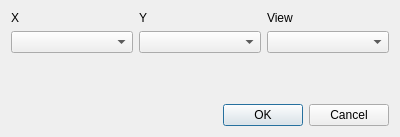
<?xml version="1.0" encoding="UTF-8"?>
<ui version="4.0">
 <class>scalePropertiesUI</class>
 <widget class="QDialog" name="scalePropertiesUI">
  <property name="geometry">
   <rect>
    <x>0</x>
    <y>0</y>
    <width>400</width>
    <height>137</height>
   </rect>
  </property>
  <property name="sizePolicy">
   <sizepolicy hsizetype="MinimumExpanding" vsizetype="MinimumExpanding">
    <horstretch>0</horstretch>
    <verstretch>0</verstretch>
   </sizepolicy>
  </property>
  <property name="windowTitle">
   <string>Scale Properties</string>
  </property>
  <property name="windowIcon">
   <iconset>
    <normaloff>:/res/ball.ico</normaloff>:/res/ball.ico</iconset>
  </property>
  <layout class="QGridLayout" name="gridLayout_2">
   <item row="0" column="0">
    <layout class="QGridLayout" name="gridLayout">
     <item row="0" column="0">
      <widget class="QLabel" name="label">
       <property name="text">
        <string>X</string>
       </property>
      </widget>
     </item>
     <item row="0" column="1">
      <widget class="QLabel" name="label_2">
       <property name="text">
        <string>Y</string>
       </property>
      </widget>
     </item>
     <item row="0" column="2">
      <widget class="QLabel" name="label_3">
       <property name="text">
        <string>View</string>
       </property>
      </widget>
     </item>
     <item row="1" column="0">
      <widget class="QComboBox" name="cbX"/>
     </item>
     <item row="1" column="1">
      <widget class="QComboBox" name="cbY"/>
     </item>
     <item row="1" column="2">
      <widget class="QComboBox" name="cbView"/>
     </item>
    </layout>
   </item>
   <item row="1" column="0">
    <spacer name="verticalSpacer">
     <property name="orientation">
      <enum>Qt::Vertical</enum>
     </property>
     <property name="sizeHint" stdset="0">
      <size>
       <width>20</width>
       <height>40</height>
      </size>
     </property>
    </spacer>
   </item>
   <item row="2" column="0">
    <widget class="QDialogButtonBox" name="buttonBox">
     <property name="orientation">
      <enum>Qt::Horizontal</enum>
     </property>
     <property name="standardButtons">
      <set>QDialogButtonBox::Cancel|QDialogButtonBox::Ok</set>
     </property>
    </widget>
   </item>
  </layout>
 </widget>
 <resources/>
 <connections>
  <connection>
   <sender>buttonBox</sender>
   <signal>accepted()</signal>
   <receiver>scalePropertiesUI</receiver>
   <slot>accept()</slot>
   <hints>
    <hint type="sourcelabel">
     <x>248</x>
     <y>254</y>
    </hint>
    <hint type="destinationlabel">
     <x>157</x>
     <y>274</y>
    </hint>
   </hints>
  </connection>
  <connection>
   <sender>buttonBox</sender>
   <signal>rejected()</signal>
   <receiver>scalePropertiesUI</receiver>
   <slot>reject()</slot>
   <hints>
    <hint type="sourcelabel">
     <x>316</x>
     <y>260</y>
    </hint>
    <hint type="destinationlabel">
     <x>286</x>
     <y>274</y>
    </hint>
   </hints>
  </connection>
 </connections>
</ui>
